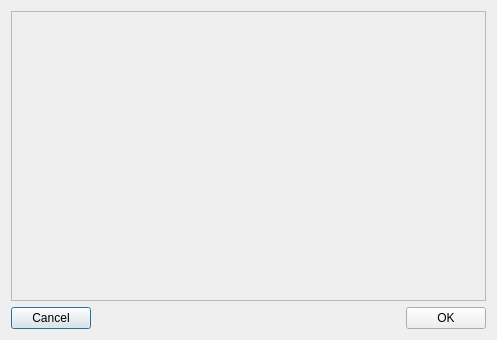
<?xml version="1.0" encoding="UTF-8"?>
<ui version="4.0">
 <class>ListBuilderDialog</class>
 <widget class="QDialog" name="ListBuilderDialog">
  <property name="geometry">
   <rect>
    <x>0</x>
    <y>0</y>
    <width>497</width>
    <height>340</height>
   </rect>
  </property>
  <property name="windowTitle">
   <string>Dialog</string>
  </property>
  <layout class="QVBoxLayout" name="verticalLayout">
   <item>
    <widget class="QFrame" name="frmForListBuilder">
     <property name="sizePolicy">
      <sizepolicy hsizetype="Preferred" vsizetype="MinimumExpanding">
       <horstretch>0</horstretch>
       <verstretch>0</verstretch>
      </sizepolicy>
     </property>
     <property name="frameShape">
      <enum>QFrame::StyledPanel</enum>
     </property>
     <property name="frameShadow">
      <enum>QFrame::Raised</enum>
     </property>
     <layout class="QVBoxLayout" name="verticalLayout_2"/>
    </widget>
   </item>
   <item>
    <layout class="QHBoxLayout" name="horizontalLayout">
     <item>
      <widget class="QPushButton" name="btnCancel">
       <property name="text">
        <string>Cancel</string>
       </property>
      </widget>
     </item>
     <item>
      <spacer name="horizontalSpacer">
       <property name="orientation">
        <enum>Qt::Horizontal</enum>
       </property>
       <property name="sizeHint" stdset="0">
        <size>
         <width>40</width>
         <height>20</height>
        </size>
       </property>
      </spacer>
     </item>
     <item>
      <widget class="QPushButton" name="btnOK">
       <property name="text">
        <string>OK</string>
       </property>
      </widget>
     </item>
    </layout>
   </item>
  </layout>
 </widget>
 <resources/>
 <connections>
  <connection>
   <sender>btnOK</sender>
   <signal>clicked()</signal>
   <receiver>ListBuilderDialog</receiver>
   <slot>accept()</slot>
   <hints>
    <hint type="sourcelabel">
     <x>435</x>
     <y>301</y>
    </hint>
    <hint type="destinationlabel">
     <x>350</x>
     <y>304</y>
    </hint>
   </hints>
  </connection>
  <connection>
   <sender>btnCancel</sender>
   <signal>clicked()</signal>
   <receiver>ListBuilderDialog</receiver>
   <slot>reject()</slot>
   <hints>
    <hint type="sourcelabel">
     <x>84</x>
     <y>305</y>
    </hint>
    <hint type="destinationlabel">
     <x>137</x>
     <y>305</y>
    </hint>
   </hints>
  </connection>
 </connections>
</ui>
